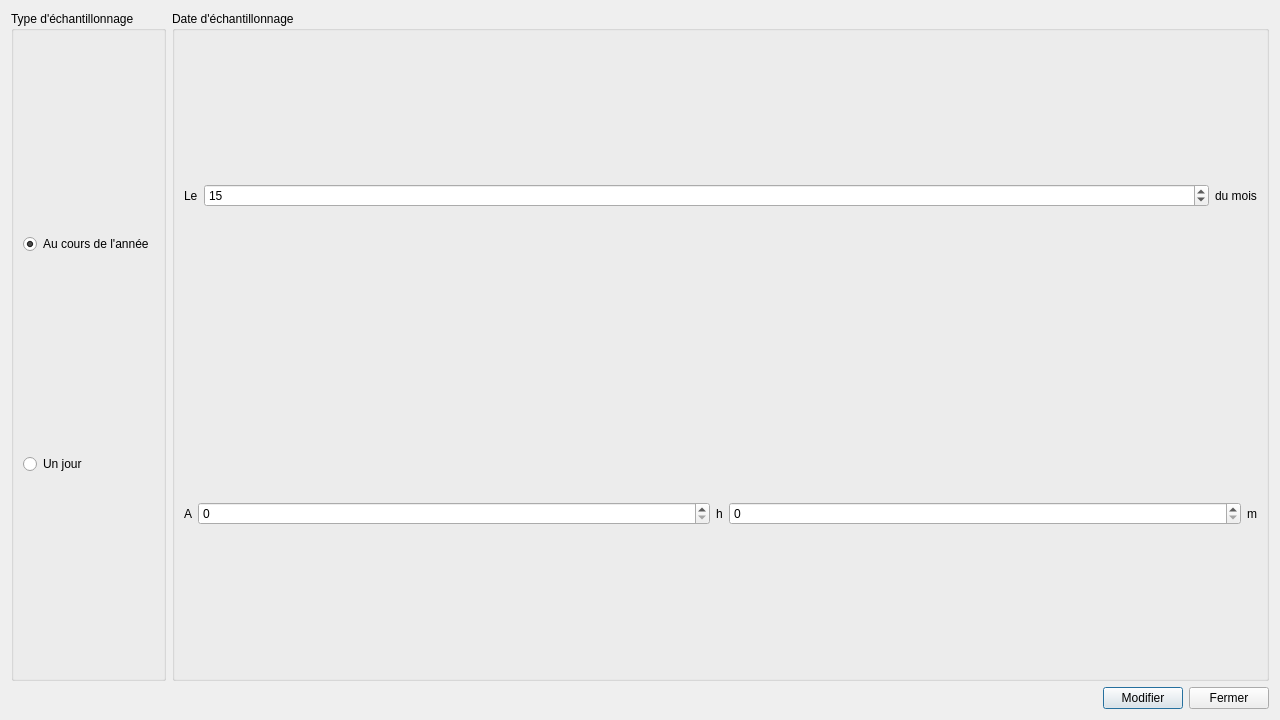
<?xml version="1.0" encoding="UTF-8"?>
<ui version="4.0">
 <class>ObjectDialog</class>
 <widget class="QDialog" name="ObjectDialog">
  <property name="geometry">
   <rect>
    <x>0</x>
    <y>0</y>
    <width>1280</width>
    <height>720</height>
   </rect>
  </property>
  <property name="windowTitle">
   <string>Dialog</string>
  </property>
  <property name="windowIcon">
   <iconset resource="../ressources.qrc">
    <normaloff>:/Ressources/icons/icons8-show-property-96.png</normaloff>:/Ressources/icons/icons8-show-property-96.png</iconset>
  </property>
  <layout class="QVBoxLayout" name="verticalLayout" stretch="1,0">
   <item>
    <layout class="QHBoxLayout" name="mainHorizontalLayout">
     <item>
      <layout class="QFormLayout" name="formLayout"/>
     </item>
     <item>
      <layout class="QVBoxLayout" name="chartVerticalLayout" stretch="0">
       <item>
        <layout class="QHBoxLayout" name="horizontalLayout_2">
         <item>
          <widget class="QGroupBox" name="typeSelectionGroupBox">
           <property name="title">
            <string>Type d'échantillonnage</string>
           </property>
           <layout class="QVBoxLayout" name="verticalLayout_2">
            <item>
             <widget class="QRadioButton" name="yearSamplingRadioButton">
              <property name="text">
               <string>Au cours de l'année</string>
              </property>
              <property name="checked">
               <bool>true</bool>
              </property>
             </widget>
            </item>
            <item>
             <widget class="QRadioButton" name="daySamplingRadioButton">
              <property name="text">
               <string>Un jour</string>
              </property>
             </widget>
            </item>
           </layout>
          </widget>
         </item>
         <item>
          <widget class="QGroupBox" name="dateGroupBox">
           <property name="title">
            <string>Date d'échantillonnage</string>
           </property>
           <layout class="QVBoxLayout" name="verticalLayout_3">
            <item>
             <layout class="QHBoxLayout" name="horizontalLayout_3" stretch="0,1,0">
              <item>
               <widget class="QLabel" name="label">
                <property name="text">
                 <string>Le</string>
                </property>
               </widget>
              </item>
              <item>
               <widget class="QSpinBox" name="daySpinBox">
                <property name="minimum">
                 <number>1</number>
                </property>
                <property name="maximum">
                 <number>30</number>
                </property>
                <property name="value">
                 <number>15</number>
                </property>
               </widget>
              </item>
              <item>
               <widget class="QLabel" name="ofMonthLabel">
                <property name="text">
                 <string>du mois</string>
                </property>
               </widget>
              </item>
             </layout>
            </item>
            <item>
             <layout class="QHBoxLayout" name="hourHorizontalLayout" stretch="0,1,0,1,0">
              <item>
               <widget class="QLabel" name="label_3">
                <property name="text">
                 <string>A</string>
                </property>
               </widget>
              </item>
              <item>
               <widget class="QSpinBox" name="hourSpinBox">
                <property name="maximum">
                 <number>23</number>
                </property>
               </widget>
              </item>
              <item>
               <widget class="QLabel" name="label_4">
                <property name="text">
                 <string>h</string>
                </property>
               </widget>
              </item>
              <item>
               <widget class="QSpinBox" name="minuteSpinBox">
                <property name="maximum">
                 <number>59</number>
                </property>
               </widget>
              </item>
              <item>
               <widget class="QLabel" name="label_5">
                <property name="text">
                 <string>m</string>
                </property>
               </widget>
              </item>
             </layout>
            </item>
           </layout>
          </widget>
         </item>
        </layout>
       </item>
      </layout>
     </item>
    </layout>
   </item>
   <item>
    <layout class="QHBoxLayout" name="horizontalLayout">
     <item>
      <spacer name="horizontalSpacer_2">
       <property name="orientation">
        <enum>Qt::Horizontal</enum>
       </property>
       <property name="sizeHint" stdset="0">
        <size>
         <width>40</width>
         <height>20</height>
        </size>
       </property>
      </spacer>
     </item>
     <item>
      <widget class="QPushButton" name="ModifyPushButton">
       <property name="text">
        <string>Modifier</string>
       </property>
       <property name="icon">
        <iconset resource="../ressources.qrc">
         <normaloff>:/Ressources/icons/icons8-edit-property-96.png</normaloff>:/Ressources/icons/icons8-edit-property-96.png</iconset>
       </property>
      </widget>
     </item>
     <item>
      <widget class="QPushButton" name="ClosePushButton">
       <property name="text">
        <string>Fermer</string>
       </property>
       <property name="icon">
        <iconset resource="../ressources.qrc">
         <normaloff>:/Ressources/icons/icons8-close-window-96.png</normaloff>:/Ressources/icons/icons8-close-window-96.png</iconset>
       </property>
      </widget>
     </item>
    </layout>
   </item>
  </layout>
 </widget>
 <resources>
  <include location="../ressources.qrc"/>
 </resources>
 <connections>
  <connection>
   <sender>yearSamplingRadioButton</sender>
   <signal>clicked()</signal>
   <receiver>ObjectDialog</receiver>
   <slot>on_typeChange()</slot>
   <hints>
    <hint type="sourcelabel">
     <x>91</x>
     <y>242</y>
    </hint>
    <hint type="destinationlabel">
     <x>639</x>
     <y>359</y>
    </hint>
   </hints>
  </connection>
  <connection>
   <sender>daySamplingRadioButton</sender>
   <signal>clicked()</signal>
   <receiver>ObjectDialog</receiver>
   <slot>on_typeChange()</slot>
   <hints>
    <hint type="sourcelabel">
     <x>91</x>
     <y>460</y>
    </hint>
    <hint type="destinationlabel">
     <x>639</x>
     <y>359</y>
    </hint>
   </hints>
  </connection>
  <connection>
   <sender>daySpinBox</sender>
   <signal>valueChanged(int)</signal>
   <receiver>ObjectDialog</receiver>
   <slot>on_dateChange()</slot>
   <hints>
    <hint type="sourcelabel">
     <x>705</x>
     <y>194</y>
    </hint>
    <hint type="destinationlabel">
     <x>639</x>
     <y>359</y>
    </hint>
   </hints>
  </connection>
  <connection>
   <sender>hourSpinBox</sender>
   <signal>valueChanged(int)</signal>
   <receiver>ObjectDialog</receiver>
   <slot>on_dateChange()</slot>
   <hints>
    <hint type="sourcelabel">
     <x>451</x>
     <y>509</y>
    </hint>
    <hint type="destinationlabel">
     <x>639</x>
     <y>359</y>
    </hint>
   </hints>
  </connection>
  <connection>
   <sender>minuteSpinBox</sender>
   <signal>valueChanged(int)</signal>
   <receiver>ObjectDialog</receiver>
   <slot>on_dateChange()</slot>
   <hints>
    <hint type="sourcelabel">
     <x>983</x>
     <y>509</y>
    </hint>
    <hint type="destinationlabel">
     <x>639</x>
     <y>359</y>
    </hint>
   </hints>
  </connection>
 </connections>
 <slots>
  <slot>on_dateChange()</slot>
  <slot>on_typeChange()</slot>
 </slots>
</ui>
